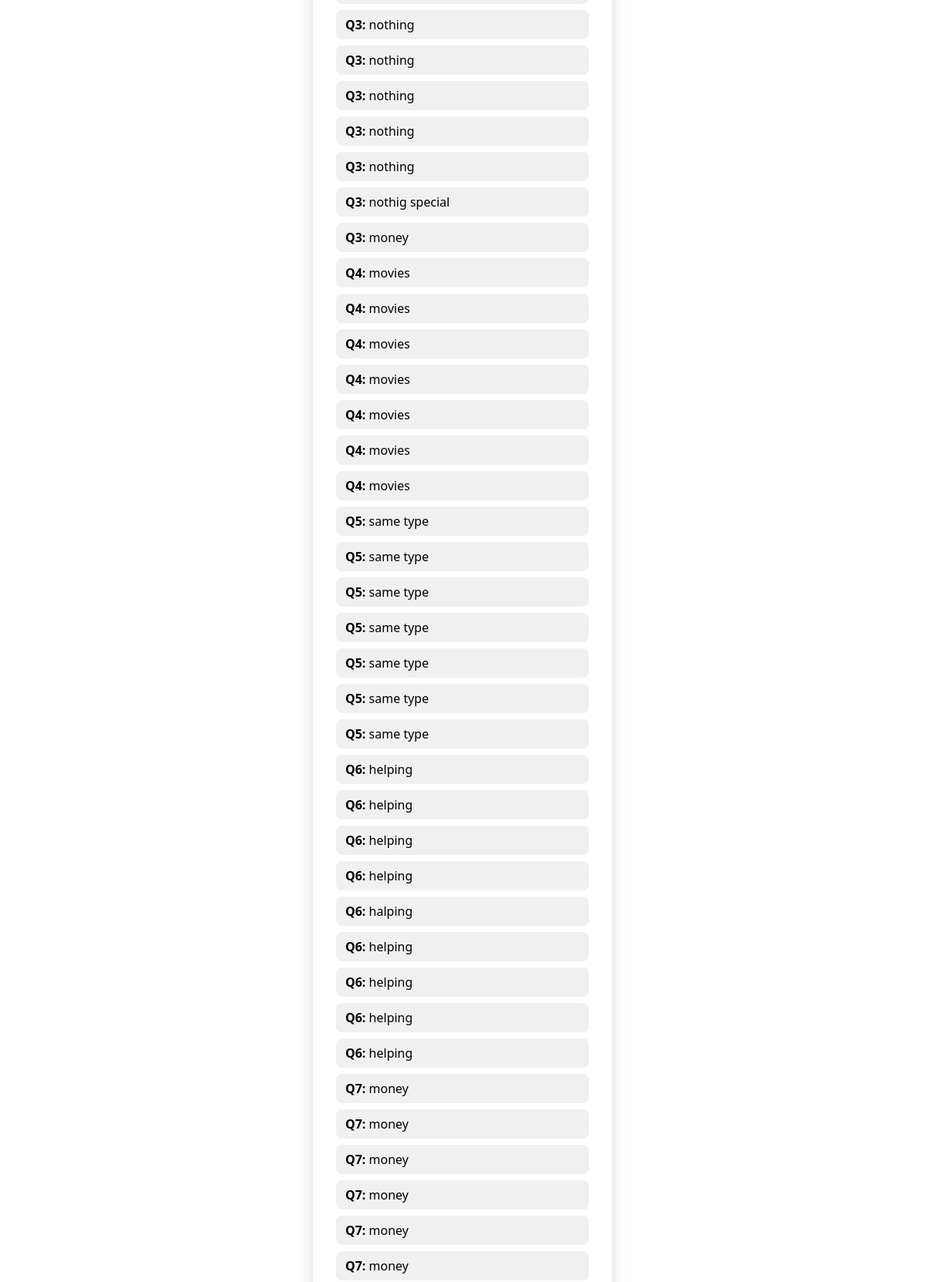
/my_profile (signed in, upper part), run on the app's committed database.
### app.py (models this page shows)
class UserAnswer(db.Model):
    id = db.Column(db.Integer, primary_key=True)
    email = db.Column(db.String(120), nullable=False)
    question_number = db.Column(db.Integer, nullable=False)
    answer = db.Column(db.Text, nullable=False)
    timestamp = db.Column(db.DateTime, default=datetime.utcnow)

### app.py (the view)
@app.route('/my_profile')
def my_profile():
    user_email = session.get('email')
    if not user_email:
        return redirect(url_for('login'))
    user = User.query.filter_by(email=user_email).first()
    if not user:
        return "User not found"
    user_answers = UserAnswer.query.filter_by(email=user_email).order_by(UserAnswer.question_number).all()
    return render_template('my_profile.html', user=user, answers=user_answers)

### templates/my_profile.html (shortened to what this page needs)
<!DOCTYPE html>
<html lang="en">
<head>
    <link rel="stylesheet" href="{{ url_for('static', filename='express.css') }}">
</head>
<body>
<div class="profile-container">
    {% if answers %}
    <div class="answers">
        <ul>
            {% for ans in answers %}
                <li><strong>Q{{ ans.question_number }}:</strong> {{ ans.answer }}</li>
            {% endfor %}
        </ul>
    </div>
    {% endif %}
</div>
</body>
</html>

### static/express.css (style rules this page uses)
body { background: url('/static/bg-thoughts.jpg') no-repeat center center fixed; background-size: cover; font-family: 'Segoe UI', sans-serif; display: flex; justify-content: center; align-items: center; height: 100vh; }

### templates/my_profile.html (style rules this page uses)
.profile-container { max-width: 600px; margin: 40px auto; background-color: #ffffffee; padding: 30px; border-radius: 12px; box-shadow: 0 4px 20px rgba(0, 0, 0, 0.15); }
.answers { margin-top: 30px; }
.answers ul { list-style-type: none; padding-left: 0; }
.answers li { margin-bottom: 8px; background-color: #f0f0f0; padding: 8px 12px; border-radius: 8px; }

### data on the page
UserAnswer: question_number "3", answer "nothing"
UserAnswer: question_number "3", answer "nothing"
UserAnswer: question_number "3", answer "nothing"
UserAnswer: question_number "3", answer "nothing"
UserAnswer: question_number "3", answer "nothing"
UserAnswer: question_number "3", answer "nothig special"
UserAnswer: question_number "3", answer "money"
UserAnswer: question_number "4", answer "movies"
UserAnswer: question_number "4", answer "movies"
UserAnswer: question_number "4", answer "movies"
UserAnswer: question_number "4", answer "movies"
UserAnswer: question_number "4", answer "movies"
UserAnswer: question_number "4", answer "movies"
UserAnswer: question_number "4", answer "movies"
UserAnswer: question_number "5", answer "same type"
UserAnswer: question_number "5", answer "same type"
UserAnswer: question_number "5", answer "same type"
UserAnswer: question_number "5", answer "same type"
UserAnswer: question_number "5", answer "same type"
UserAnswer: question_number "5", answer "same type"
UserAnswer: question_number "5", answer "same type"
UserAnswer: question_number "6", answer "helping"
UserAnswer: question_number "6", answer "helping"
UserAnswer: question_number "6", answer "helping"
UserAnswer: question_number "6", answer "helping"
UserAnswer: question_number "6", answer "halping"
UserAnswer: question_number "6", answer "helping"
UserAnswer: question_number "6", answer "helping"
UserAnswer: question_number "6", answer "helping"
UserAnswer: question_number "6", answer "helping"
UserAnswer: question_number "7", answer "money"
UserAnswer: question_number "7", answer "money"
UserAnswer: question_number "7", answer "money"
UserAnswer: question_number "7", answer "money"
UserAnswer: question_number "7", answer "money"
UserAnswer: question_number "7", answer "money"
